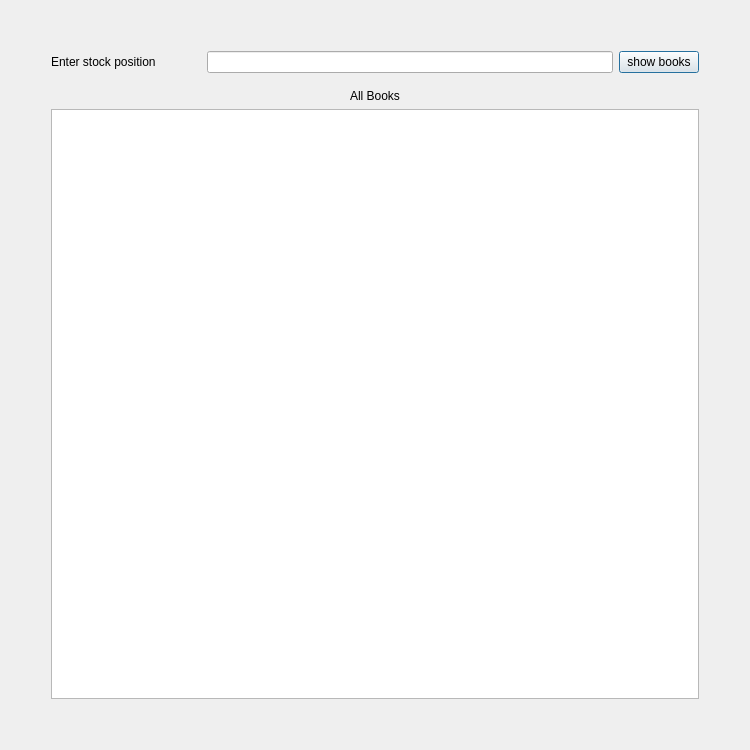
<?xml version="1.0" encoding="UTF-8"?>
<ui version="4.0">
 <class>searchStockWindow</class>
 <widget class="QDialog" name="searchStockWindow">
  <property name="geometry">
   <rect>
    <x>0</x>
    <y>0</y>
    <width>750</width>
    <height>750</height>
   </rect>
  </property>
  <property name="windowTitle">
   <string>Search in a stock</string>
  </property>
  <property name="styleSheet">
   <string notr="true"/>
  </property>
  <layout class="QGridLayout" name="gridLayout">
   <item row="0" column="0">
    <layout class="QHBoxLayout" name="horizontalLayout_2">
     <item>
      <spacer name="horizontalSpacer_2">
       <property name="orientation">
        <enum>Qt::Horizontal</enum>
       </property>
       <property name="sizeType">
        <enum>QSizePolicy::Preferred</enum>
       </property>
       <property name="sizeHint" stdset="0">
        <size>
         <width>40</width>
         <height>20</height>
        </size>
       </property>
      </spacer>
     </item>
     <item>
      <layout class="QVBoxLayout" name="verticalLayout">
       <item>
        <spacer name="verticalSpacer_2">
         <property name="orientation">
          <enum>Qt::Vertical</enum>
         </property>
         <property name="sizeType">
          <enum>QSizePolicy::Preferred</enum>
         </property>
         <property name="sizeHint" stdset="0">
          <size>
           <width>20</width>
           <height>40</height>
          </size>
         </property>
        </spacer>
       </item>
       <item>
        <layout class="QHBoxLayout" name="horizontalLayout">
         <item>
          <widget class="QLabel" name="stockPositionLabel">
           <property name="minimumSize">
            <size>
             <width>150</width>
             <height>0</height>
            </size>
           </property>
           <property name="text">
            <string>Enter stock position</string>
           </property>
          </widget>
         </item>
         <item>
          <widget class="QLineEdit" name="stockPositionArea">
           <property name="minimumSize">
            <size>
             <width>250</width>
             <height>0</height>
            </size>
           </property>
          </widget>
         </item>
         <item>
          <widget class="QPushButton" name="showBooksBtn">
           <property name="cursor">
            <cursorShape>PointingHandCursor</cursorShape>
           </property>
           <property name="text">
            <string>show books</string>
           </property>
          </widget>
         </item>
        </layout>
       </item>
       <item>
        <spacer name="verticalSpacer_3">
         <property name="orientation">
          <enum>Qt::Vertical</enum>
         </property>
         <property name="sizeType">
          <enum>QSizePolicy::Preferred</enum>
         </property>
         <property name="sizeHint" stdset="0">
          <size>
           <width>20</width>
           <height>10</height>
          </size>
         </property>
        </spacer>
       </item>
       <item>
        <widget class="QLabel" name="allBooksLabel">
         <property name="cursor">
          <cursorShape>ArrowCursor</cursorShape>
         </property>
         <property name="styleSheet">
          <string notr="true"/>
         </property>
         <property name="text">
          <string>All Books</string>
         </property>
         <property name="alignment">
          <set>Qt::AlignCenter</set>
         </property>
        </widget>
       </item>
       <item>
        <widget class="QListWidget" name="booksList">
         <property name="verticalScrollMode">
          <enum>QAbstractItemView::ScrollPerPixel</enum>
         </property>
         <property name="horizontalScrollMode">
          <enum>QAbstractItemView::ScrollPerPixel</enum>
         </property>
        </widget>
       </item>
       <item>
        <spacer name="verticalSpacer">
         <property name="orientation">
          <enum>Qt::Vertical</enum>
         </property>
         <property name="sizeType">
          <enum>QSizePolicy::Preferred</enum>
         </property>
         <property name="sizeHint" stdset="0">
          <size>
           <width>20</width>
           <height>40</height>
          </size>
         </property>
        </spacer>
       </item>
      </layout>
     </item>
     <item>
      <spacer name="horizontalSpacer">
       <property name="orientation">
        <enum>Qt::Horizontal</enum>
       </property>
       <property name="sizeType">
        <enum>QSizePolicy::Preferred</enum>
       </property>
       <property name="sizeHint" stdset="0">
        <size>
         <width>40</width>
         <height>20</height>
        </size>
       </property>
      </spacer>
     </item>
    </layout>
   </item>
  </layout>
 </widget>
 <resources/>
 <connections/>
</ui>
